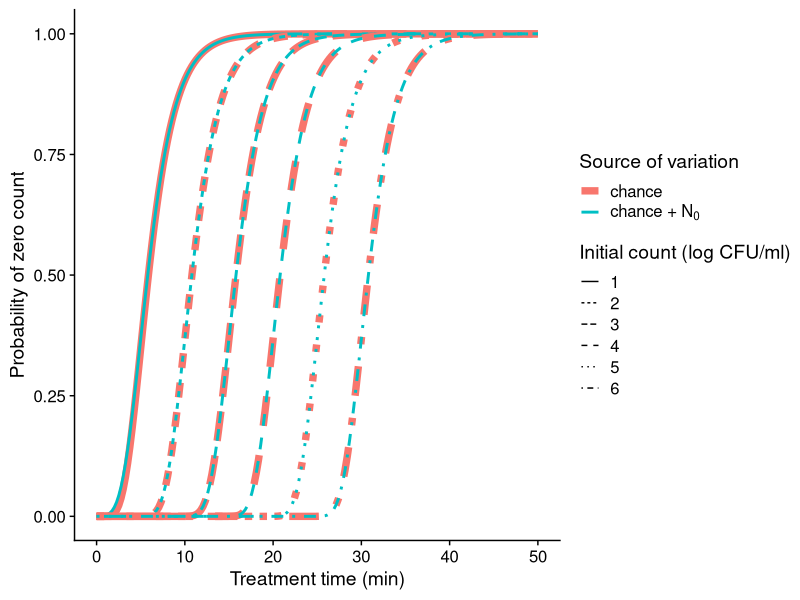
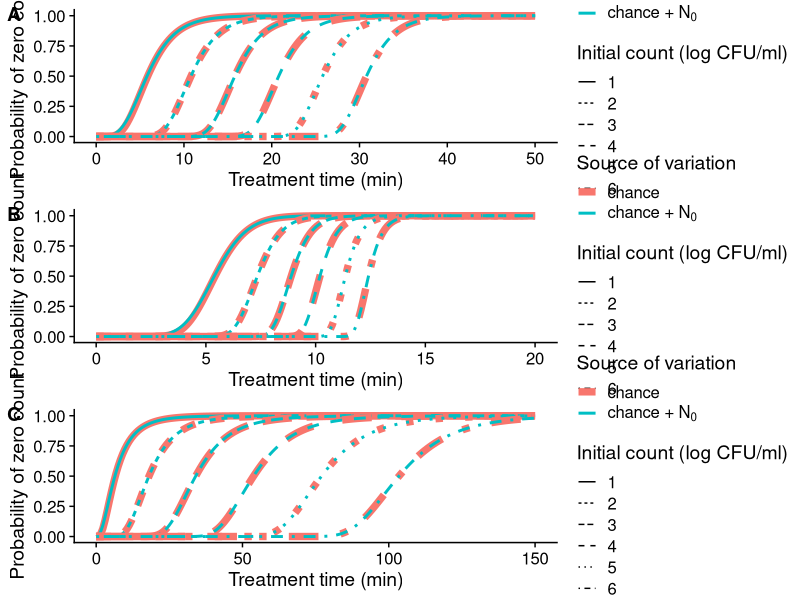
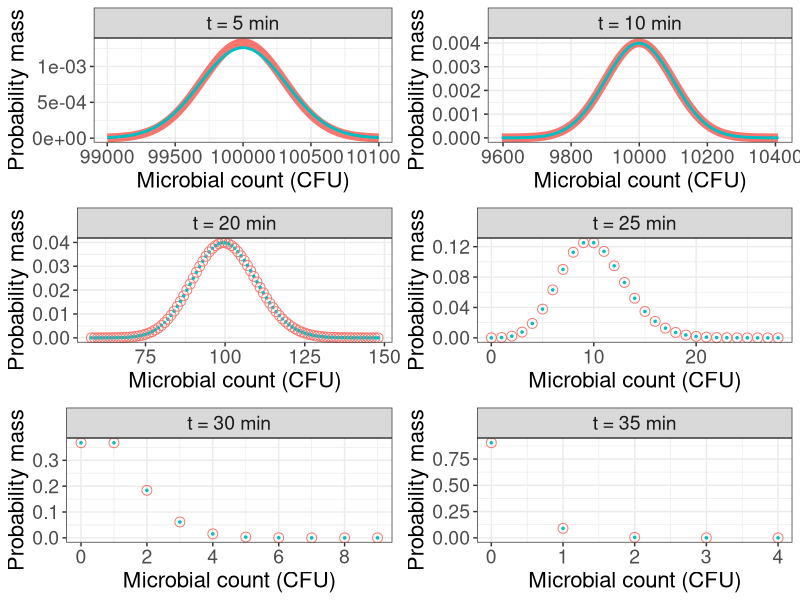
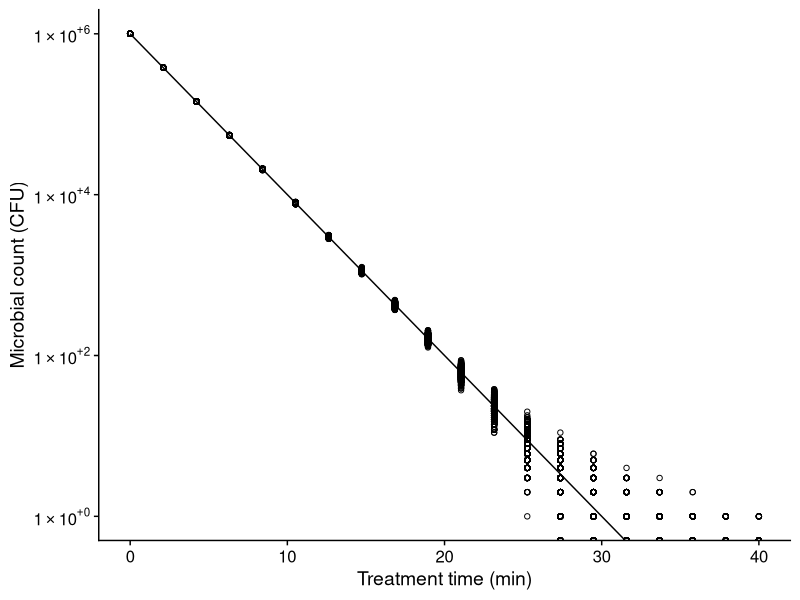
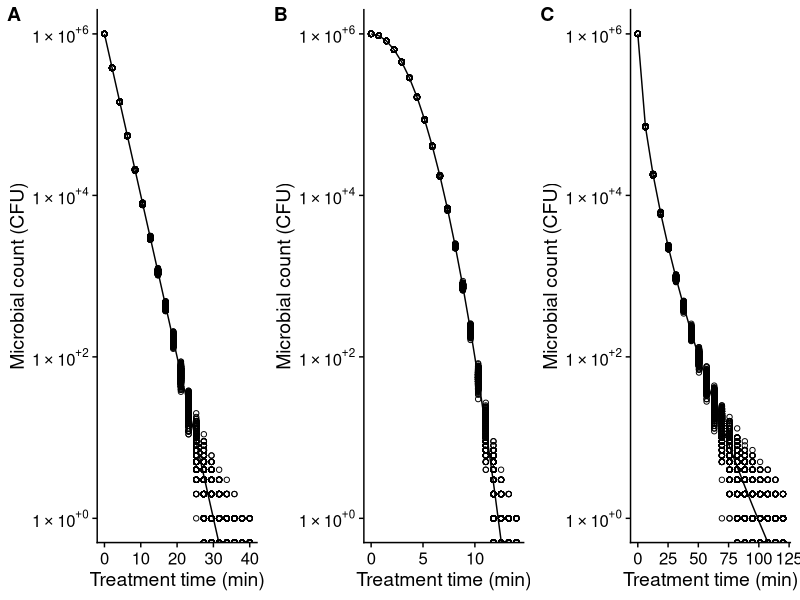

Write the R code that produced these figures, in order. (Note: this script raises an error after producing the figures.)

library(tidyverse)
library(cowplot)

## Model parameters

D <- 5
max_t <- 20

## Probability of zero count (Figure 3)

beta <- 1

p1 <- tibble(N0 = 10^(1:6)) %>%
    split(.$N0) %>%
    map(.,
        ~ tibble(N0 = .$N0,
                 t = seq(0, 50, length = 200))
    ) %>%
    map(.,
        ~ mutate(., 
                 p = 10^(-(t/D)^beta),
                 lambda = p*N0)
    ) %>%
    map_dfr(.,
            ~ mutate(., 
                     chance = dbinom(0, size = N0, prob = p),
                     `chance + N0` = dpois(0, lambda = lambda))
    ) %>%
    select(N0, t, chance, `chance + N0`) %>%
    pivot_longer(-c(N0, t), names_to = "Source of variation", values_to = "p") %>%
    mutate(`Initial count (log CFU/ml)` = factor(log10(N0))) %>%
    ggplot() +
    geom_line(aes(x = t, y = p, 
                  linetype = `Initial count (log CFU/ml)`,
                  size = `Source of variation`,
                  colour = `Source of variation`)) +
    # geom_vline(xintercept = 6*D, linetype = 2) +
    ylab("Probability of zero count") + xlab("Treatment time (min)") +
    theme_cowplot() +
    scale_size_manual(values = c(2.5, 1), label = c("chance", bquote("chance +" ~ N[0]))) +
    scale_color_discrete(label = c("chance", bquote("chance +" ~ N[0])))

p1 
beta <- 2

p2 <- tibble(N0 = 10^(1:6)) %>%
    split(.$N0) %>%
    map(.,
        ~ tibble(N0 = .$N0,
                 t = seq(0, 20, length = 200))
    ) %>%
    map(.,
        ~ mutate(., 
                 p = 10^(-(t/D)^beta),
                 lambda = p*N0)
    ) %>%
    map_dfr(.,
            ~ mutate(., 
                     chance = dbinom(0, size = N0, prob = p),
                     `chance + N0` = dpois(0, lambda = lambda))
    ) %>%
    select(N0, t, chance, `chance + N0`) %>%
    pivot_longer(-c(N0, t), names_to = "Source of variation", values_to = "p") %>%
    mutate(`Initial count (log CFU/ml)` = factor(log10(N0))) %>%
    ggplot() +
    geom_line(aes(x = t, y = p, 
                  linetype = `Initial count (log CFU/ml)`,
                  size = `Source of variation`,
                  colour = `Source of variation`)) +
    # geom_vline(xintercept = 6*D, linetype = 2) +
    ylab("Probability of zero count") + xlab("Treatment time (min)") +
    theme_cowplot() +
    scale_size_manual(values = c(2.5, 1), label = c("chance", bquote("chance +" ~ N[0]))) +
    scale_color_discrete(label = c("chance", bquote("chance +" ~ N[0])))


beta <- .6

p3 <- tibble(N0 = 10^(1:6)) %>%
    split(.$N0) %>%
    map(.,
        ~ tibble(N0 = .$N0,
                 t = seq(0, 150, length = 200))
    ) %>%
    map(.,
        ~ mutate(., 
                 p = 10^(-(t/D)^beta),
                 lambda = p*N0)
    ) %>%
    map_dfr(.,
            ~ mutate(., 
                     chance = dbinom(0, size = N0, prob = p),
                     `chance + N0` = dpois(0, lambda = lambda))
    ) %>%
    select(N0, t, chance, `chance + N0`) %>%
    pivot_longer(-c(N0, t), names_to = "Source of variation", values_to = "p") %>%
    mutate(`Initial count (log CFU/ml)` = factor(log10(N0))) %>%
    ggplot() +
    geom_line(aes(x = t, y = p, 
                  linetype = `Initial count (log CFU/ml)`,
                  size = `Source of variation`,
                  colour = `Source of variation`)) +
    # geom_vline(xintercept = 6*D, linetype = 2) +
    ylab("Probability of zero count") + xlab("Treatment time (min)") +
    theme_cowplot() +
    scale_size_manual(values = c(2.5, 1), label = c("chance", bquote("chance +" ~ N[0]))) +
    scale_color_discrete(label = c("chance", bquote("chance +" ~ N[0])))


plot_grid(p1, p2, p3, labels = "AUTO", ncol = 1)

## Probability distribution (Figure 2)

# N0 <- 1e6
# beta <- 1
# 
# tibble(t = c(5, 10, 20, 25, 30, 35)) %>%
#     mutate(p = 10^(-(t/D)^beta),
#            lambda = N0*p) %>%
#     split(.$t) %>%
#     map(.,
#         ~ tibble(N = round(.$lambda-1000):round(.$lambda + 1000),
#                  chance = dbinom(N, size = N0, prob = .$p),
#                  `chance + N0` = dpois(N, lambda = .$lambda))
#     ) %>%
#     imap_dfr(.,
#              ~ mutate(.x, t = as.numeric(.y))
#              ) %>%
#     pivot_longer(-c(N, t), names_to = "Source of variation", values_to = "p") %>%
#     filter(p > 1e-6) %>%
#     mutate(t = paste0("t = ", t, " min")) %>%
#     mutate(t = factor(t, levels = c("t = 5 min", "t = 10 min", "t = 20 min",
#                                     "t = 25 min", "t = 30 min", "t = 35 min"))) %>%
#     ggplot() +
#         # geom_line(aes(x = N, y = p,
#         #               colour = `Source of variation`,
#         #               size = `Source of variation`)) +
#         geom_point(aes(x = N, y = p, colour = `Source of variation`,
#                        shape = `Source of variation`,
#                        size = `Source of variation`)) +
#         facet_wrap(~t, scales = "free") +
#         theme_bw() +
#         xlab("Microbial count (CFU)") + ylab("Probability mass function") +
#         theme(legend.position = "top",
#               axis.title = element_text(size = 16),
#               axis.text = element_text(size = 14),
#               strip.text = element_text(size = 14),
#               # legend.title = element_text(size = 16),
#               legend.title = element_blank(),
#               legend.text = element_text(size = 14)
#               ) +
#     scale_size_manual(values = c(3, 1)) +
#     scale_shape_manual(values = c(1, 20))

N0 <- 1e6
beta <- 1

aa <- tibble(t = c(5, 10)) %>%
    mutate(p = 10^(-(t/D)^beta),
           lambda = N0*p) %>%
    split(.$t) %>%
    map(.,
        ~ tibble(N = round(.$lambda-1000):round(.$lambda + 1000),
                 chance = dbinom(N, size = N0, prob = .$p),
                 `chance + N0` = dpois(N, lambda = .$lambda))
    ) %>%
    imap_dfr(.,
             ~ mutate(.x, t = as.numeric(.y))
             ) %>%
    pivot_longer(-c(N, t), names_to = "Source of variation", values_to = "p_line") %>%
    filter(p_line > 1e-6) %>%
    mutate(t = paste0("t = ", t, " min")) %>%
    mutate(t = factor(t, levels = c("t = 5 min", "t = 10 min", "t = 20 min",
                                    "t = 25 min", "t = 30 min", "t = 35 min")))

# tibble(t = c(20, 25, 30, 35)) %>%
#     mutate(p = 10^(-(t/D)^beta),
#            lambda = N0*p) %>%
#     split(.$t) %>%
#     map(.,
#         ~ tibble(N = round(.$lambda-1000):round(.$lambda + 1000),
#                  chance = dbinom(N, size = N0, prob = .$p),
#                  `chance + N0` = dpois(N, lambda = .$lambda))
#     ) %>%
#     imap_dfr(.,
#              ~ mutate(.x, t = as.numeric(.y))
#              ) %>%
#     pivot_longer(-c(N, t), names_to = "Source of variation", values_to = "p") %>%
#     filter(p > 1e-6) %>%
#     mutate(t = paste0("t = ", t, " min")) %>%
#     mutate(t = factor(t, levels = c("t = 5 min", "t = 10 min", "t = 20 min",
#                                     "t = 25 min", "t = 30 min", "t = 35 min"))) %>%
#     bind_rows(., aa) %>%
#     ggplot() +
#     geom_point(aes(x = N, y = p, colour = `Source of variation`,
#                    shape = `Source of variation`,
#                    size = `Source of variation`)) +
#     geom_line(aes(x = N, y = p_line, colour = `Source of variation`,
#                   size = `Source of variation`)) +
#     facet_wrap(~t, scales = "free", nrow = 3) +
#     theme_bw() +
#     xlab("Microbial count (CFU)") +
#     ylab("Probability mass function") +
#     theme(legend.position = "top",
#           axis.title = element_text(size = 16),
#           axis.text = element_text(size = 14),
#           strip.text = element_text(size = 14),
#           # legend.title = element_text(size = 16),
#           legend.title = element_blank(),
#           legend.text = element_text(size = 14)
#     ) +
#     scale_size_manual(values = c(3, 1)) +
#     scale_shape_manual(values = c(1, 20))

fancy_scientific <- function(l) {
    # turn in to character string in scientific notation
    l <- format(l, scientific = TRUE)
    # quote the part before the exponent to keep all the digits
    l <- gsub("^(.*)e", "'\\1'e", l)
    # turn the 'e+' into plotmath format
    l <- gsub("e", "%*%10^", l)
    # return this as an expression
    parse(text=l)
}

tibble(t = c(20, 25, 30, 35)) %>%
    mutate(p = 10^(-(t/D)^beta),
           lambda = N0*p) %>%
    split(.$t) %>%
    map(.,
        ~ tibble(N = round(.$lambda-1000):round(.$lambda + 1000),
                 chance = dbinom(N, size = N0, prob = .$p),
                 `chance + N0` = dpois(N, lambda = .$lambda))
    ) %>%
    imap_dfr(.,
             ~ mutate(.x, t = as.numeric(.y))
    ) %>%
    pivot_longer(-c(N, t), names_to = "Source of variation", values_to = "p") %>%
    filter(p > 1e-6) %>%
    mutate(t = paste0("t = ", t, " min")) %>%
    mutate(t = factor(t, levels = c("t = 5 min", "t = 10 min", "t = 20 min",
                                    "t = 25 min", "t = 30 min", "t = 35 min"))) %>%
    bind_rows(., aa) %>%
    split(.$t) %>%
    map(.,
        ~ ggplot(.) +
            geom_point(aes(x = N, y = p, colour = `Source of variation`,
                           shape = `Source of variation`,
                           size = `Source of variation`)) +
            geom_line(aes(x = N, y = p_line, colour = `Source of variation`,
                          size = `Source of variation`)) +
            facet_wrap(~t, scales = "free", nrow = 3) +
            theme_bw() +
            # xlab("Microbial count (CFU)") +
            ylab("Probability mass") +
            theme(legend.position = "none",
                  axis.title = element_text(size = 16),
                  axis.text = element_text(size = 14),
                  strip.text = element_text(size = 14),
                  # legend.title = element_text(size = 16),
                  legend.title = element_blank(),
                  legend.text = element_text(size = 14)
            ) +
            scale_size_manual(values = c(3, 1)) +
            scale_shape_manual(values = c(1, 20))
        ) %>%
    map2(., list(
        waiver(),
        waiver(),
        waiver(),
        waiver(),
        c(0, 2, 4, 6, 8),
        waiver()
        ),
        ~ .x + scale_x_continuous(name = "Microbial count (CFU)",
                                  breaks = .y)
        ) %>%
    plot_grid(plotlist = ., ncol = 2)
    
## Plot of survivors (Figure 4)

fancy_scientific <- function(l) {
    # turn in to character string in scientific notation
    l <- format(l, scientific = TRUE)
    # quote the part before the exponent to keep all the digits
    l <- gsub("^(.*)e", "'\\1'e", l)
    # turn the 'e+' into plotmath format
    l <- gsub("e", "%*%10^", l)
    # return this as an expression
    parse(text=l)
}

N0 <- 1e6
beta <- 1

set.seed(14212)

p1 <- tibble(t = seq(0, 40, length = 20)) %>%
    mutate(p = 10^(-(t/D)^beta),
           lambda = N0*p) %>%
    split(.$t) %>%
    map_dfr(.,
            ~ tibble(N = rbinom(1000, size = N0, prob = .$p),
                     t = .$t)
    ) %>%
    mutate(logN_teor = log10(N0) - (t/D)^beta) %>%
    ggplot(aes(x = t, y = N)) +
    geom_point(shape = 1) +
    # geom_smooth(se = FALSE) +
    geom_line(aes(x = t, y = 10^logN_teor)) +
    # scale_y_log10() +
    scale_y_log10(breaks = c(1e0, 1e2, 1e4, 1e6),
                  labels = fancy_scientific(c(1e0, 1e2, 1e4, 1e6))) +
    coord_cartesian(ylim = c(1e0, 1e6)) +
    xlab("Treatment time (min)") + ylab("Microbial count (CFU)") +
    theme_cowplot()

p1
beta <- 2

set.seed(14212)

p2 <- tibble(t = seq(0, 14, length = 20)) %>%
    mutate(p = 10^(-(t/D)^beta),
           lambda = N0*p) %>%
    split(.$t) %>%
    map_dfr(.,
            ~ tibble(N = rbinom(1000, size = N0, prob = .$p),
                     t = .$t)
    ) %>%
    mutate(logN_teor = log10(N0) - (t/D)^beta) %>%
    ggplot(aes(x = t, y = N)) +
    geom_point(shape = 1) +
    # geom_smooth(se = FALSE) +
    geom_line(aes(x = t, y = 10^logN_teor)) +
    # scale_y_log10() +
    scale_y_log10(breaks = c(1e0, 1e2, 1e4, 1e6),
                  labels = fancy_scientific(c(1e0, 1e2, 1e4, 1e6))) +
    coord_cartesian(ylim = c(1e0, 1e6)) +
    coord_cartesian(ylim = c(1e0, 1e6))  +
    xlab("Treatment time (min)") + ylab("Microbial count (CFU)") +
    theme_cowplot()

beta <- .6

set.seed(14212)

p3 <- tibble(t = seq(0, 120, length = 20)) %>%
    mutate(p = 10^(-(t/D)^beta),
           lambda = N0*p) %>%
    split(.$t) %>%
    map_dfr(.,
            ~ tibble(N = rbinom(1000, size = N0, prob = .$p),
                     t = .$t)
    ) %>%
    mutate(logN_teor = log10(N0) - (t/D)^beta) %>%
    ggplot(aes(x = t, y = N)) +
    geom_point(shape = 1) +
    geom_line(aes(x = t, y = 10^logN_teor)) +
    # geom_smooth(se = FALSE) +
    # scale_y_log10() +
    scale_y_log10(breaks = c(1e0, 1e2, 1e4, 1e6),
                  labels = fancy_scientific(c(1e0, 1e2, 1e4, 1e6))) +
    coord_cartesian(ylim = c(1e0, 1e6)) +
    coord_cartesian(ylim = c(1e0, 1e6))  +
    xlab("Treatment time (min)") + ylab("Microbial count (CFU)") +
    theme_cowplot()

plot_grid(p1, p2, p3, labels = "AUTO", nrow = 1)

## Chance + count + dilutions (Figure 5)

N0 <- 1e6
beta <- 1

set.seed(14212)

p1 <- tibble(t = seq(0, 40, length = 20)) %>%
    mutate(p = 10^(-(t/D)^beta),
           lambda = N0*p) %>%
    split(.$t) %>%
    map_dfr(.,
            ~ tibble(plate_d0 = rpois(1000, lambda = .$lambda),
                     plate_d1 = rpois(1000, lambda = .$lambda*1e-1),
                     plate_d2 = rpois(1000, lambda = .$lambda*1e-2),
                     plate_d3 = rpois(1000, lambda = .$lambda*1e-3),
                     plate_d4 = rpois(1000, lambda = .$lambda*1e-4),
                     t = .$t)
    ) %>%
    gather(dil, count, -t) %>%
    separate(dil, into = c("foo", "dil"), sep = "_d") %>%
    mutate(dil = as.numeric(dil),
           N = count/.1^dil) %>%
    select(-foo) %>%
    filter(count < 300) %>%
    filter(count > 30|dil==0) %>%
    mutate(logN_teor = log10(N0) - (t/D)^beta) %>%
    # mutate(dil = paste0("-", dil)) %>%
    mutate(`Dilutions` = factor(dil)) %>%
    ggplot() +
        geom_point(aes(x = t, y = N, colour = `Dilutions`), shape = 1) +
        geom_line(aes(x = t, y = 10^logN_teor)) +
    scale_y_log10(breaks = c(1e0, 1e2, 1e4, 1e6),
                  labels = fancy_scientific(c(1e0, 1e2, 1e4, 1e6))) +
        coord_cartesian(ylim = c(1e0, 1e6))  +
        xlab("Treatment time (min)") + ylab("Microbial count (CFU)") +
        theme_cowplot() +
        theme(legend.position = "top")

N0 <- 1e6
beta <- 2

set.seed(14212)

p2 <- tibble(t = seq(0, 14, length = 20)) %>%
    mutate(p = 10^(-(t/D)^beta),
           lambda = N0*p) %>%
    split(.$t) %>%
    map_dfr(.,
            ~ tibble(plate_d0 = rpois(1000, lambda = .$lambda),
                     plate_d1 = rpois(1000, lambda = .$lambda*1e-1),
                     plate_d2 = rpois(1000, lambda = .$lambda*1e-2),
                     plate_d3 = rpois(1000, lambda = .$lambda*1e-3),
                     plate_d4 = rpois(1000, lambda = .$lambda*1e-4),
                     t = .$t)
    ) %>%
    gather(dil, count, -t) %>%
    separate(dil, into = c("foo", "dil"), sep = "_d") %>%
    mutate(dil = as.numeric(dil),
           N = count/.1^dil) %>%
    select(-foo) %>%
    filter(count < 300) %>%
    filter(count > 30|dil==0) %>%
    mutate(logN_teor = log10(N0) - (t/D)^beta) %>%
    # mutate(dil = paste0("-", dil)) %>%
    mutate(`Dilutions` = factor(dil)) %>%
    ggplot() +
    geom_point(aes(x = t, y = N, colour = `Dilutions`), shape = 1) +
    geom_line(aes(x = t, y = 10^logN_teor)) +
    scale_y_log10(breaks = c(1e0, 1e2, 1e4, 1e6),
                  labels = fancy_scientific(c(1e0, 1e2, 1e4, 1e6))) +
    coord_cartesian(ylim = c(1e0, 1e6))  +
    xlab("Treatment time (min)") + ylab("Microbial count (CFU)") +
    theme_cowplot() +
    theme(legend.position = "top")

N0 <- 1e6
beta <- .6

set.seed(14212)

p3 <- tibble(t = seq(0, 120, length = 20)) %>%
    mutate(p = 10^(-(t/D)^beta),
           lambda = N0*p) %>%
    split(.$t) %>%
    map_dfr(.,
            ~ tibble(plate_d0 = rpois(1000, lambda = .$lambda),
                     plate_d1 = rpois(1000, lambda = .$lambda*1e-1),
                     plate_d2 = rpois(1000, lambda = .$lambda*1e-2),
                     plate_d3 = rpois(1000, lambda = .$lambda*1e-3),
                     plate_d4 = rpois(1000, lambda = .$lambda*1e-4),
                     t = .$t)
    ) %>%
    gather(dil, count, -t) %>%
    separate(dil, into = c("foo", "dil"), sep = "_d") %>%
    mutate(dil = as.numeric(dil),
           N = count/.1^dil) %>%
    select(-foo) %>%
    filter(count < 300) %>%
    filter(count > 30|dil==0) %>%
    mutate(logN_teor = log10(N0) - (t/D)^beta) %>%
    # mutate(dil = paste0("-", dil)) %>%
    mutate(`Dilutions` = factor(dil)) %>%
    ggplot() +
    geom_point(aes(x = t, y = N, colour = `Dilutions`), shape = 1) +
    geom_line(aes(x = t, y = 10^logN_teor)) +
    scale_y_log10(breaks = c(1e0, 1e2, 1e4, 1e6),
                  labels = fancy_scientific(c(1e0, 1e2, 1e4, 1e6))) +
    coord_cartesian(ylim = c(1e0, 1e6))  +
    xlab("Treatment time (min)") + ylab("Microbial count (CFU)") +
    theme_cowplot() +
    theme(legend.position = "top")

plot_grid(p1, p2, p3, labels = "AUTO", nrow = 1)
    
## Table 1 

N0 <- 1e6
beta <- 1

#- chance / chance + N0

tibble(t = c(0, 5, 10, 15, 20, 25, 30, 35, 40)) %>%
    mutate(p = 10^(-(t/D)^beta),
           lambda = N0*p) %>%
    mutate(sigma_chance = sqrt(N0*p*(1-p)),
           log_sigma_chance = log10(sigma_chance),
           # log_lambda = log10(lambda),
           sqrt(lambda),
           log10(sqrt(lambda)),
           p0_chance = dbinom(0, size = N0, prob = p),
           p0_chance_pois = dpois(0, lambda = lambda)) %>%
    select(-p)

#- chance + N0 + dilution

set.seed(14212)

tibble(t = c(0, 5, 10, 15, 20, 25, 30, 35, 40)) %>%
    mutate(p = 10^(-(t/D)^beta),
           lambda = N0*p) %>%
    split(.$t) %>%
    map_dfr(.,
            ~ tibble(plate_d0 = rpois(80000, lambda = .$lambda),
                     plate_d1 = rpois(80000, lambda = .$lambda*1e-1),
                     plate_d2 = rpois(80000, lambda = .$lambda*1e-2),
                     plate_d3 = rpois(80000, lambda = .$lambda*1e-3),
                     plate_d4 = rpois(80000, lambda = .$lambda*1e-4),
                     t = .$t)
    ) %>%
    gather(dil, count, -t) %>%
    separate(dil, into = c("foo", "dil"), sep = "_d") %>%
    mutate(dil = as.numeric(dil),
           N = count/.1^dil) %>%
    select(-foo) %>%
    filter(count < 300) %>%
    filter(count > 30|dil==0) %>%
    mutate(logN_teor = log10(N0) - (t/D)^beta) %>%
    group_by(t) %>%
    summarize(sigma_N = sd(N),
              lambda = mean(N),
              p0 = mean(N == 0)
              ) %>%
    mutate(log10(lambda),
           log10(sigma_N))
    
    
## Error of the log-count

N0 <- 1e6
beta <- 1

tibble(t = c(0, 5, 10, 15, 20, 25, 30, 35, 40)) %>%
    mutate(p = 10^(-(t/D)^beta),
           lambda = N0*p) %>%
    split(.$t) %>%
    map_dfr(.,
            ~ tibble(plate_d0 = rpois(100, lambda = .$lambda),
                     plate_d1 = rpois(100, lambda = .$lambda*1e-1),
                     plate_d2 = rpois(100, lambda = .$lambda*1e-2),
                     plate_d3 = rpois(100, lambda = .$lambda*1e-3),
                     plate_d4 = rpois(100, lambda = .$lambda*1e-4),
                     t = .$t)
    ) %>%
    gather(dil, count, -t) %>%
    separate(dil, into = c("foo", "dil"), sep = "_d") %>%
    mutate(dil = as.numeric(dil),
           N = count/.1^dil) %>%
    select(-foo) %>%
    filter(count < 300) %>%
    filter(count > 30|dil==0) %>%
    mutate(logN_teor = log10(N0) - (t/D)^beta) %>%
    mutate(logN = log10(N)) %>%
    group_by(t) %>%
    summarize(mean(logN), sd(logN))




## sup Table 1 

N0 <- 1e6
beta <- 2

#- chance / chance + N0

tibble(t = c(2, 4, 6, 8, 10, 12, 14)) %>%
    mutate(p = 10^(-(t/D)^beta),
           lambda = N0*p) %>%
    mutate(sigma_chance = sqrt(N0*p*(1-p)),
           log_sigma_chance = log10(sigma_chance),
           # log_lambda = log10(lambda),
           # sqrt(lambda),
           # log10(sqrt(lambda)),
           p0_chance = dbinom(0, size = N0, prob = p),
           p0_chance_pois = dpois(0, lambda = lambda)) %>%
    select(-p)

#- chance + N0 + dilution

set.seed(14212)

tibble(t = c(2, 4, 6, 8, 10, 12, 14)) %>%
    mutate(p = 10^(-(t/D)^beta),
           lambda = N0*p) %>%
    split(.$t) %>%
    map_dfr(.,
            ~ tibble(plate_d0 = rpois(1000, lambda = .$lambda),
                     plate_d1 = rpois(1000, lambda = .$lambda*1e-1),
                     plate_d2 = rpois(1000, lambda = .$lambda*1e-2),
                     plate_d3 = rpois(1000, lambda = .$lambda*1e-3),
                     plate_d4 = rpois(1000, lambda = .$lambda*1e-4),
                     t = .$t)
    ) %>%
    gather(dil, count, -t) %>%
    separate(dil, into = c("foo", "dil"), sep = "_d") %>%
    mutate(dil = as.numeric(dil),
           N = count/.1^dil) %>%
    select(-foo) %>%
    filter(count < 300) %>%
    filter(count > 30|dil==0) %>%
    mutate(logN_teor = log10(N0) - (t/D)^beta) %>%
    group_by(t) %>%
    summarize(sigma_N = sd(N),
              lambda = mean(N),
              p0 = mean(N == 0)
    ) %>%
    mutate(log10(lambda),
           log10(sigma_N))


##

N0 <- 1e6
beta <- 2

tibble(t = c(2, 4, 6, 8, 10, 12, 14)) %>%
    mutate(p = 10^(-(t/D)^beta),
           lambda = N0*p) %>%
    split(.$t) %>%
    map(.,
        ~ tibble(N = round(.$lambda-1000):round(.$lambda + 1000),
                 chance = dbinom(N, size = N0, prob = .$p),
                 `chance + N0` = dpois(N, lambda = .$lambda))
    ) %>%
    imap_dfr(.,
             ~ mutate(.x, t = as.numeric(.y))
    ) %>%
    pivot_longer(-c(N, t), names_to = "Source of variation", values_to = "p") %>%
    filter(p > 1e-6) %>%
    # mutate(t = paste0("t = ", t, " min")) %>%
    ggplot() +
    geom_point(aes(x = N, y = p, colour = `Source of variation`,
                   shape = `Source of variation`), size = 2) +
    facet_wrap(~t, scales = "free") +
    theme_bw() +
    xlab("Microbial count (CFU)") + ylab("Probability mass") +
    theme(legend.position = "top",
          axis.title = element_text(size = 16),
          axis.text = element_text(size = 14),
          strip.text = element_text(size = 14),
          # legend.title = element_text(size = 16),
          legend.title = element_blank(),
          legend.text = element_text(size = 14)
    )


## sup Table 2

N0 <- 1e6
beta <- .6

#- chance / chance + N0

tibble(t = c(5, 30, 50, 75, 100, 130)) %>%
    mutate(p = 10^(-(t/D)^beta),
           lambda = N0*p) %>%
    mutate(sigma_chance = sqrt(N0*p*(1-p)),
           log_sigma_chance = log10(sigma_chance),
           # log_lambda = log10(lambda),
           sqrt(lambda),
           log10(sqrt(lambda)),
           p0_chance = dbinom(0, size = N0, prob = p),
           p0_chance_pois = dpois(0, lambda = lambda)) %>%
    select(-p)

#- chance + N0 + dilution

set.seed(14212)

tibble(t = c(5, 30, 50, 75, 100, 130)) %>%
    mutate(p = 10^(-(t/D)^beta),
           lambda = N0*p) %>%
    split(.$t) %>%
    map_dfr(.,
            ~ tibble(plate_d0 = rpois(1000, lambda = .$lambda),
                     plate_d1 = rpois(1000, lambda = .$lambda*1e-1),
                     plate_d2 = rpois(1000, lambda = .$lambda*1e-2),
                     plate_d3 = rpois(1000, lambda = .$lambda*1e-3),
                     plate_d4 = rpois(1000, lambda = .$lambda*1e-4),
                     t = .$t)
    ) %>%
    gather(dil, count, -t) %>%
    separate(dil, into = c("foo", "dil"), sep = "_d") %>%
    mutate(dil = as.numeric(dil),
           N = count/.1^dil) %>%
    select(-foo) %>%
    filter(count < 300) %>%
    filter(count > 30|dil==0) %>%
    mutate(logN_teor = log10(N0) - (t/D)^beta) %>%
    group_by(t) %>%
    summarize(sigma_N = sd(N),
              lambda = mean(N),
              p0 = mean(N == 0)
    ) %>%
    mutate(log10(lambda),
           log10(sigma_N))


tibble(t = c(5, 30, 50, 75, 100, 130)) %>%
    mutate(p = 10^(-(t/D)^beta),
           lambda = N0*p) %>%
    split(.$t) %>%
    map(.,
        ~ tibble(N = round(.$lambda-1000):round(.$lambda + 1000),
                 chance = dbinom(N, size = N0, prob = .$p),
                 `chance + N0` = dpois(N, lambda = .$lambda))
    ) %>%
    imap_dfr(.,
             ~ mutate(.x, t = as.numeric(.y))
    ) %>%
    pivot_longer(-c(N, t), names_to = "Source of variation", values_to = "p") %>%
    filter(p > 1e-6) %>%
    # mutate(t = paste0("t = ", t, " min")) %>%
    ggplot() +
    geom_point(aes(x = N, y = p, colour = `Source of variation`,
                   shape = `Source of variation`), size = 2) +
    facet_wrap(~t, scales = "free") +
    theme_bw() +
    xlab("Microbial count (CFU)") + ylab("Probability mass") +
    theme(legend.position = "top",
          axis.title = element_text(size = 16),
          axis.text = element_text(size = 14),
          strip.text = element_text(size = 14),
          # legend.title = element_text(size = 16),
          legend.title = element_blank(),
          legend.text = element_text(size = 14)
    )


















